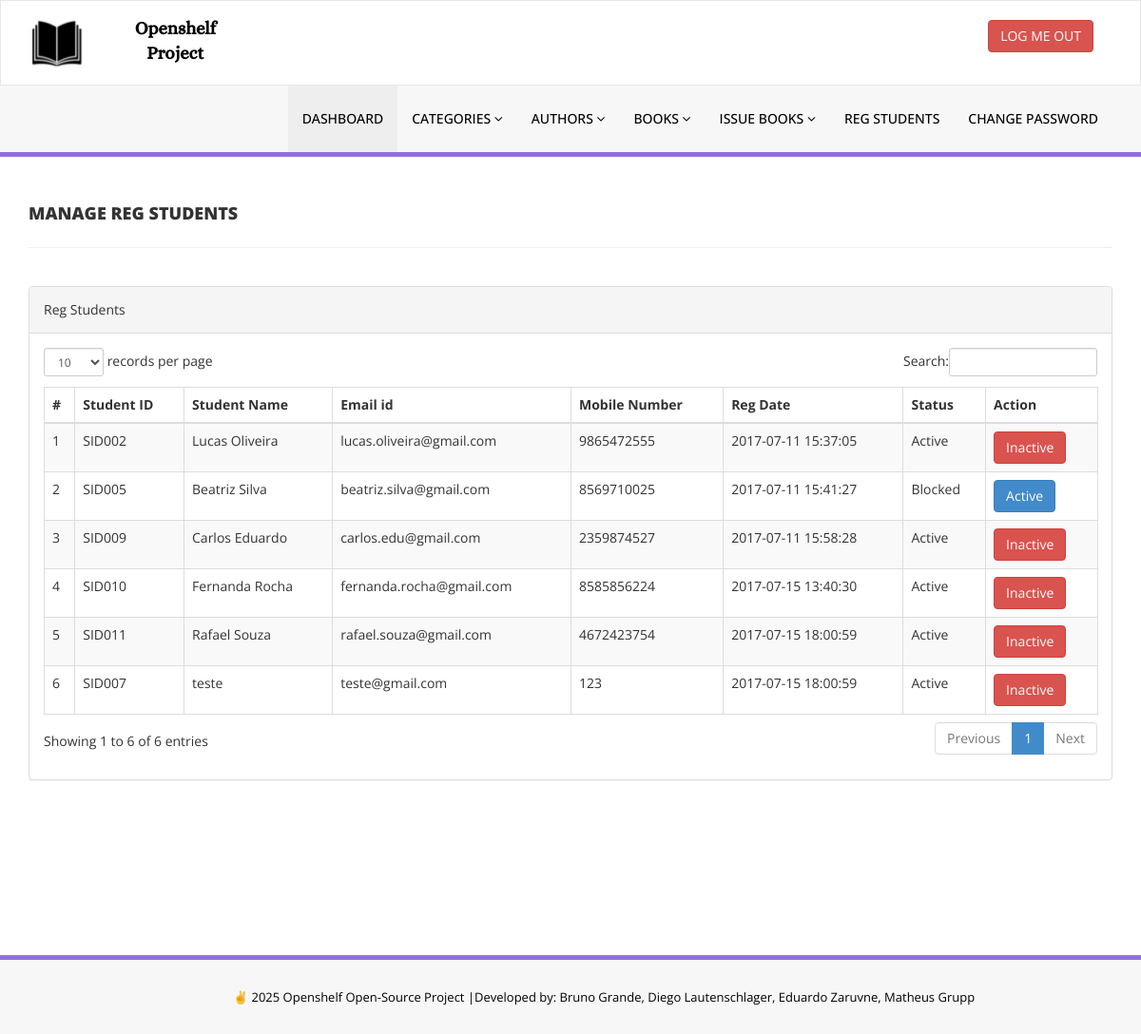
Screenshot of /Projeto_Web/site/library/admin/reg-students.php (signed in) with the database file from the repository.
### tables this page shows
CREATE TABLE tblstudents (
  id INT AUTO_INCREMENT PRIMARY KEY,
  StudentId VARCHAR(100) UNIQUE,
  FullName TEXT,
  EmailId TEXT,
  MobileNumber TEXT,
  Password TEXT,
  Status INT,
  RegDate TIMESTAMP NULL DEFAULT CURRENT_TIMESTAMP,
  UpdationDate TIMESTAMP DEFAULT CURRENT_TIMESTAMP ON UPDATE CURRENT_TIMESTAMP
);

### Projeto_Web/site/library/admin/reg-students.php (the view, shortened to what this page needs)
<?php
include '../includes/config.php';
if (strlen($_SESSION['alogin']) == 0) {
    header('location:index.php');
} else {
    ?>
    <!DOCTYPE html>
    <html xmlns="http://www.w3.org/1999/xhtml">
    <head>
        <link href="assets/css/bootstrap.css" rel="stylesheet" />
        <link href="assets/css/font-awesome.css" rel="stylesheet" />
        <link href="assets/js/dataTables/dataTables.bootstrap.css" rel="stylesheet" />
        <link href="assets/css/style.css" rel="stylesheet" />
    </head>
    <body>
        <?php include('includes/header.php'); ?>
        <div class="content-wrapper">
            <div class="container">
                <div class="row pad-botm">
                    <div class="col-md-12">
                        <h4 class="header-line">Manage Reg Students</h4>
                    </div>
                </div>
                <div class="row">
                    <div class="col-md-12">
                        <div class="panel panel-default">
                            <div class="panel-heading">
                                Reg Students
                            </div>
                            <div class="panel-body">
                                <div class="table-responsive">
                                    <table class="table table-striped table-bordered table-hover" id="dataTables-example">
                                        <thead>
                                            <tr>
                                                <th>#</th>
                                                <th>Student ID</th>
                                                <th>Student Name</th>
                                                <th>Email id </th>
                                                <th>Mobile Number</th>
                                                <th>Reg Date</th>
                                                <th>Status</th>
                                                <th>Action</th>
                                            </tr>
                                        </thead>
                                        <tbody>
                                            <?php $sql = "SELECT id, StudentId, CAST(AES_DECRYPT(UNHEX(FullName), 'devsecops') AS CHAR) AS FullName, CAST(AES_DECRYPT(UNHEX(EmailId), 'devsecops') AS CHAR) AS EmailId, CAST(AES_DECRYPT(UNHEX(MobileNumber), 'devsecops') AS CHAR) AS MobileNumber, RegDate, Status from tblstudents";
                                            $query = $dbh->prepare($sql);
                                            $query->execute();
                                            $results = $query->fetchAll(PDO::FETCH_OBJ);
                                            $cnt = 1;
                                            if ($query->rowCount() > 0) {
                                                foreach ($results as $result) { ?>
                                                    <tr class="odd gradeX">
                                                        <td class="center"><?php echo htmlentities($cnt); ?></td>
                                                        <td class="center"><?php echo htmlentities($result->StudentId); ?></td>
                                                        <td class="center"><?php echo htmlentities($result->FullName); ?></td>
                                                        <td class="center"><?php echo htmlentities($result->EmailId); ?></td>
                                                        <td class="center"><?php echo htmlentities($result->MobileNumber); ?></td>
                                                        <td class="center"><?php echo htmlentities($result->RegDate); ?></td>
                                                        <td class="center"><?php if ($result->Status == 1) {
                                                            echo htmlentities("Active");
                                                        } else {
                                                            echo htmlentities("Blocked");
                                                        }
                                                        ?></td>
                                                        <td class="center">
                                                            <?php if ($result->Status == 1) { ?>
                                                                <a href="reg-students.php?inid=<?php echo htmlentities($result->id); ?> "onclick="return confirm('Are you sure you want to block this student?');" >
                                                                    <button class="btn btn-danger"> Inactive</button>
                                                                <?php } else { ?>
                                                                    <a href="reg-students.php?id=<?php echo htmlentities($result->id); ?> "onclick="return confirm('Are you sure you want to active this student?');">
                                                                    <button class="btn btn-primary"> Active</button>
                                                                    <?php } ?>
                                                        </td>
                                                    </tr>
                                                    <?php $cnt = $cnt + 1;
                                                }
                                            } ?>
                                        </tbody>
                                    </table>
                                </div>
                            </div>
                        </div>
                    </div>
                </div>
            </div>
        </div>
        <?php include('includes/footer.php'); ?>
    </body>
    </html>
<?php } ?>

### Projeto_Web/site/library/admin/assets/css/style.css (style rules this page uses)
.content-wrapper { margin-top: 40px; min-height:800px; padding-bottom:90px; }
.header-line { font-weight:900; padding-bottom:25px; border-bottom:1px solid #eeeeee; text-transform:uppercase; }
.pad-botm { padding-bottom:30px; }

### rows the page displays
tblstudents: StudentId "SID002", FullName "Lucas Oliveira", EmailId "lucas.oliveira@gmail.com", MobileNumber "9865472555", RegDate "2017-07-11 15:37:05"
tblstudents: StudentId "SID005", FullName "Beatriz Silva", EmailId "beatriz.silva@gmail.com", MobileNumber "8569710025", RegDate "2017-07-11 15:41:27"
tblstudents: StudentId "SID009", FullName "Carlos Eduardo", EmailId "carlos.edu@gmail.com", MobileNumber "2359874527", RegDate "2017-07-11 15:58:28"
tblstudents: StudentId "SID010", FullName "Fernanda Rocha", EmailId "fernanda.rocha@gmail.com", MobileNumber "8585856224", RegDate "2017-07-15 13:40:30"
tblstudents: StudentId "SID011", FullName "Rafael Souza", EmailId "rafael.souza@gmail.com", MobileNumber "4672423754", RegDate "2017-07-15 18:00:59"
tblstudents: StudentId "SID007", FullName "teste", EmailId "teste@gmail.com", MobileNumber "123", RegDate "2017-07-15 18:00:59"
